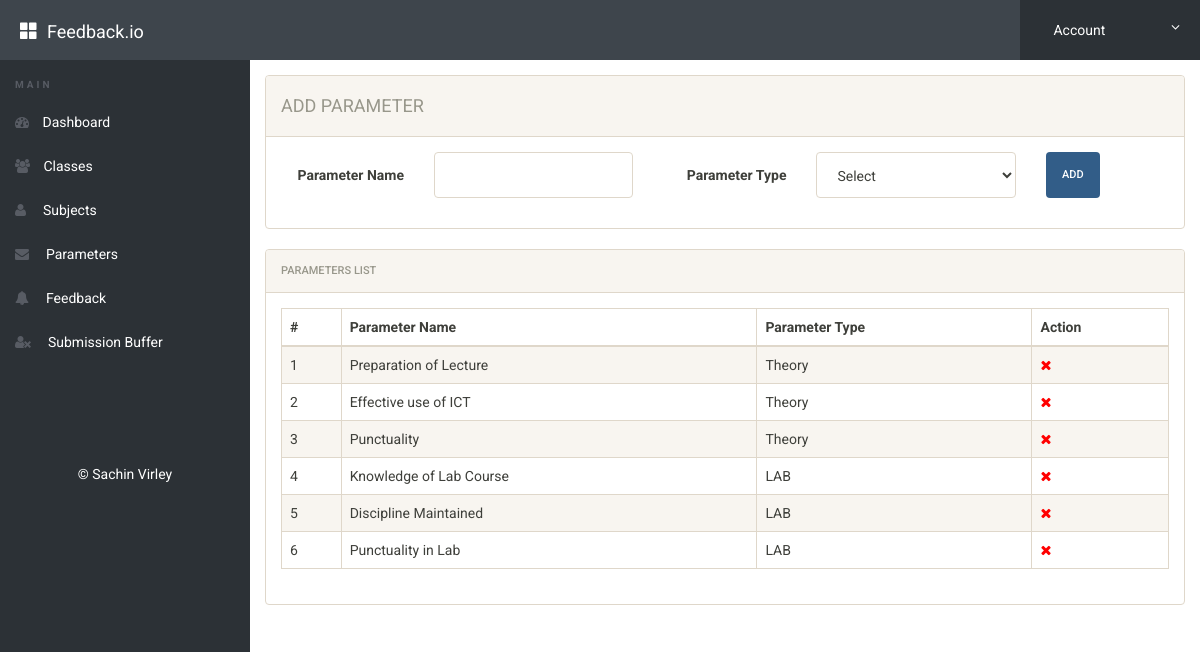
Screenshot of /admin/parameters.php (signed in) with the database file from the repository.
### tables this page shows
CREATE TABLE `parameters` (
  `ParameterID` int(11) NOT NULL,
  `ParameterName` varchar(100) NOT NULL,
  `ParameterType` varchar(50) NOT NULL
);

### admin/parameters.php (the view, shortened to what this page needs)
<?php
include('includes/config.php');
if(strlen($_SESSION['alogin'])==0)
	{
header('location:index.php');
}
else{
?>
<!doctype html>
<html lang="en" class="no-js">
<head>
	<link rel="stylesheet" href="css/font-awesome.min.css">
	<link rel="stylesheet" href="css/bootstrap.min.css">
	<link rel="stylesheet" href="css/dataTables.bootstrap.min.css">
	<link rel="stylesheet" href="css/bootstrap-social.css">
	<link rel="stylesheet" href="css/bootstrap-select.css">
	<link rel="stylesheet" href="css/fileinput.min.css">
	<link rel="stylesheet" href="css/awesome-bootstrap-checkbox.css">
	<link rel="stylesheet" href="css/style.css">
</head>
<body>
	<?php include('includes/header.php');?>
	<div class="ts-main-content">
	<?php include('includes/leftbar.php');?>
		<div class="content-wrapper">
			<div class="container-fluid">
				<div class="row">
					<div class="col-md-12">
						<div class="row">
							<div class="col-md-12">
								<div class="panel panel-default">
									<div class="panel-heading"><h4>ADD PARAMETER</h4></div>
									<div class="panel-body">
										<form method="post" class="form-horizontal">
											<div class="form-group">
												<label class="col-sm-2 control-label">Parameter Name</label>
												<div class="col-sm-3">
													<input type="text" class="form-control" name="pname" required>
												</div>
                                                <label class="col-sm-2 control-label">Parameter Type</label>
												<div class="col-sm-3">
                                                <select name="ptype" class="form-control" required>
                                                <option value="">Select</option>
                                                </select>
												</div>
                                                <div class="col-sm-2">
													<button class="btn btn-primary" name="submit" type="submit">ADD</button>
												</div>
											</div>
										</form>
									</div>
								</div>
							</div>
						</div>
					</div>
				</div>
				<div class="panel panel-default">
							<div class="panel-heading">Parameters List</div>
							<div class="panel-body">
								<table class="display table table-striped table-bordered table-hover" cellspacing="0" width="100%">
									<thead>
										<tr>
										<th>#</th>
												<th>Parameter Name</th>
                                                <th>Parameter Type</th>
											<th>Action</th>
										</tr>
									</thead>
									<tbody>
<?php $sql = "SELECT * from  parameters";
$query = $dbh -> prepare($sql);
$query->execute();
$results=$query->fetchAll(PDO::FETCH_OBJ);
$cnt=1;
if($query->rowCount() > 0)
{
foreach($results as $result)
{				?>
										<tr>
											<td><?php echo htmlentities($cnt);?></td>
											<td><?php echo htmlentities($result->ParameterName);?></td>
                                            <td><?php echo htmlentities($result->ParameterType);?></td>
<td>
<a href="parameters.php?del=<?php echo $result->ParameterID;?>" onclick="return confirm('Do you want to delete');"><i class="fa fa-close" style="color:red"></i></a></td>
										</tr>
										<?php $cnt=$cnt+1; }} ?>
									</tbody>
								</table>
							</div>
						</div>
			</div>
		</div>
	</div>
</body>
</html>
<?php } ?>

### admin/includes/header.php (shortened to what this page needs)
<div class="brand clearfix">
<h4 class="pull-left text-white" style="margin:20px 0px 0px 20px"><i class="glyphicon glyphicon-th-large"></i>&nbsp; Feedback.io</h4>
		<ul class="ts-profile-nav">
			<li class="ts-account">
				<a href="#"><img src="img/ts-avatar.jpg" class="ts-avatar hidden-side" alt=""> Account <i class="fa fa-angle-down hidden-side"></i></a>
			</li>
		</ul>
	</div>

### admin/includes/leftbar.php
<nav class="ts-sidebar">
		<ul class="ts-sidebar-menu">
			<li class="ts-label">Main</li>
			<li><a href="dashboard.php"><i class="fa fa-dashboard"></i> Dashboard</a></li>
		<li><a href="classes.php"><i class="fa fa-users"></i> Classes</a>
		</li>
		<li><a href="subjects.php"><i class="fa fa-user"></i> &nbsp;Subjects</a>
		</li>
		<li><a href="parameters.php"><i class="fa fa-envelope"></i> &nbsp;Parameters</a>
		</li>
		<li><a href="manage-feedback.php"><i class="fa fa-bell"></i> &nbsp;Feedback</a>
		</li>
		<li><a href="buffer.php"><i class="fa fa-user-times"></i> &nbsp;Submission Buffer</a>
		</li>
		</ul>
		<p class="text-center" style="color:#ffffff; margin-top: 100px;">© Sachin Virley</p>
	</nav>

### admin/css/style.css (style rules this page uses)
html { font-size: 14px; }
@media only screen and (min-width: 480px) { html { font-size: 17px; } }
@media only screen and (min-width: 768px) { html { font-size: 14px; } }
@media only screen and (min-width: 1024px) { p { font-size: 1em; margin-bottom: 1.8em; } }
body { font-size: 1em; }
a { color: #37a6c4; }
.btn { font-family: 'Roboto', sans-serif; }
.panel { overflow: hidden; }
.text-white, .text-light { color: #fff !important; }
ul, li { margin: 0; padding: 0; list-style: none; }
.btn { text-transform: none; }
.brand { background: #3e454c; position: relative; z-index: 3; position: fixed; width: 100%; top: 0; }
.brand .ts-profile-nav { float: right; display: none; }
.brand .ts-profile-nav li { float: left; position: relative; }
.brand .ts-profile-nav li a { display: block; padding: 20px; color: #fff; }
.brand .ts-profile-nav .ts-account .fa-angle-down { float: right; }
.brand .ts-profile-nav .ts-account > a { width: 180px; background: #2c3136; }
@media only screen and (min-width: 992px) { .brand .ts-profile-nav { display: block; } }
.ts-sidebar { background: #2c3136; max-height: 0; transition: max-height 0.3s; overflow: hidden; position: fixed; z-index: 2; width: 100%; bottom: 0; top: 60px; overflow-y: auto; }
@media only screen and (min-width: 992px) { .ts-sidebar { max-height: 100%; bottom: 0; } }
.ts-sidebar-menu .ts-label { color: #585c64; font-weight: bold; padding: 8px 15px; text-transform: uppercase; font-size: 10px; letter-spacing: 3px; margin-top: 10px; }
.ts-sidebar-menu a { display: block; text-decoration: none; padding: 12px 15px; color: #fff; }
.ts-sidebar-menu li { position: relative; }
.ts-sidebar-menu li i { color: #585c64; margin-right: 10px; }
.ts-main-content .content-wrapper { padding-top: 15px; margin-top: 60px; }
@media only screen and (min-width: 992px) { .ts-main-content .ts-sidebar { width: 250px; float: left; } }
@media only screen and (min-width: 992px) { .ts-main-content .content-wrapper { margin-left: 250px; } }

### rows the page displays
parameters: ParameterName "Preparation of Lecture", ParameterType "Theory"
parameters: ParameterName "Effective use of ICT", ParameterType "Theory"
parameters: ParameterName "Punctuality", ParameterType "Theory"
parameters: ParameterName "Knowledge of Lab Course", ParameterType "LAB"
parameters: ParameterName "Discipline Maintained", ParameterType "LAB"
parameters: ParameterName "Punctuality in Lab", ParameterType "LAB"
